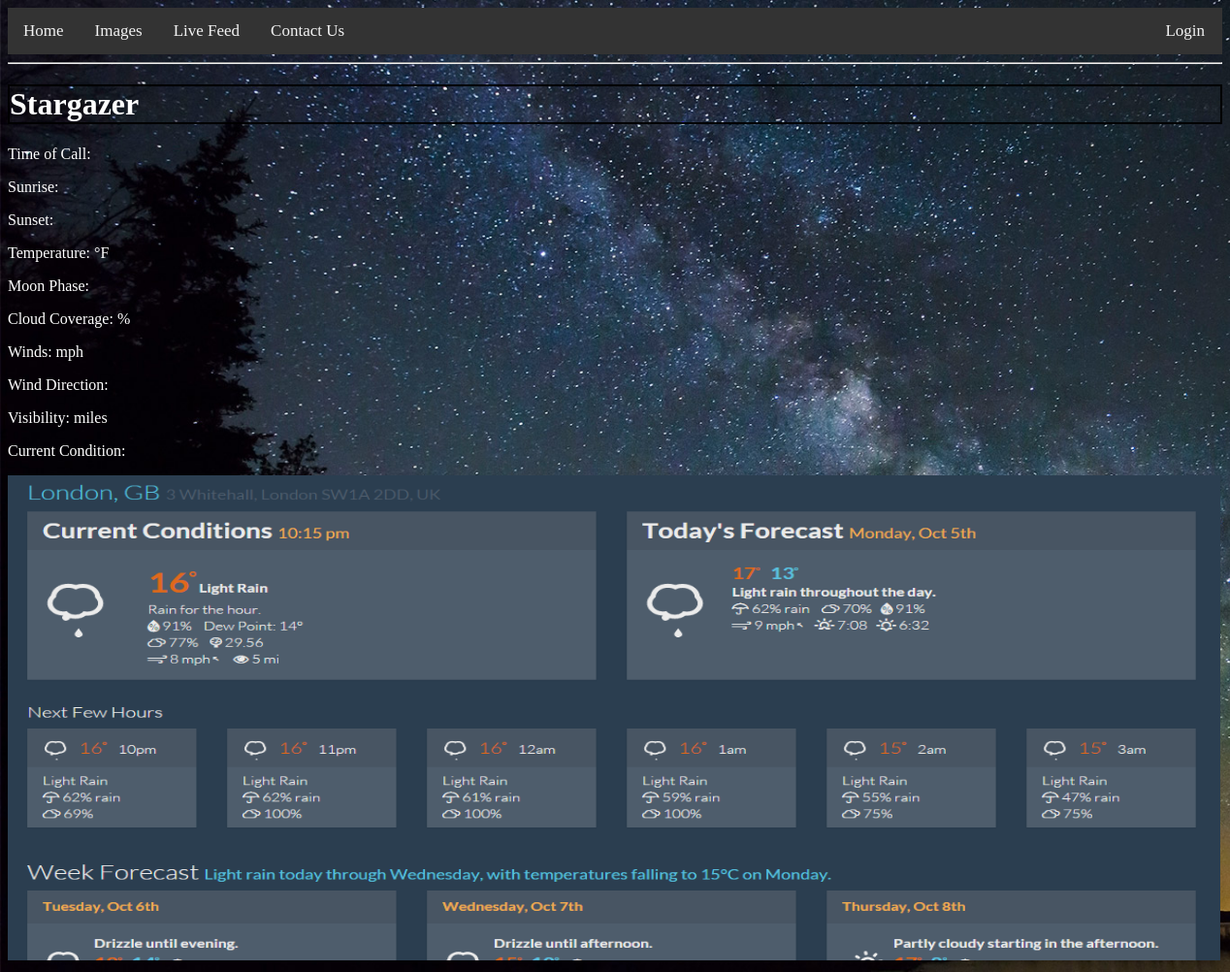
Before: / with the older database file.
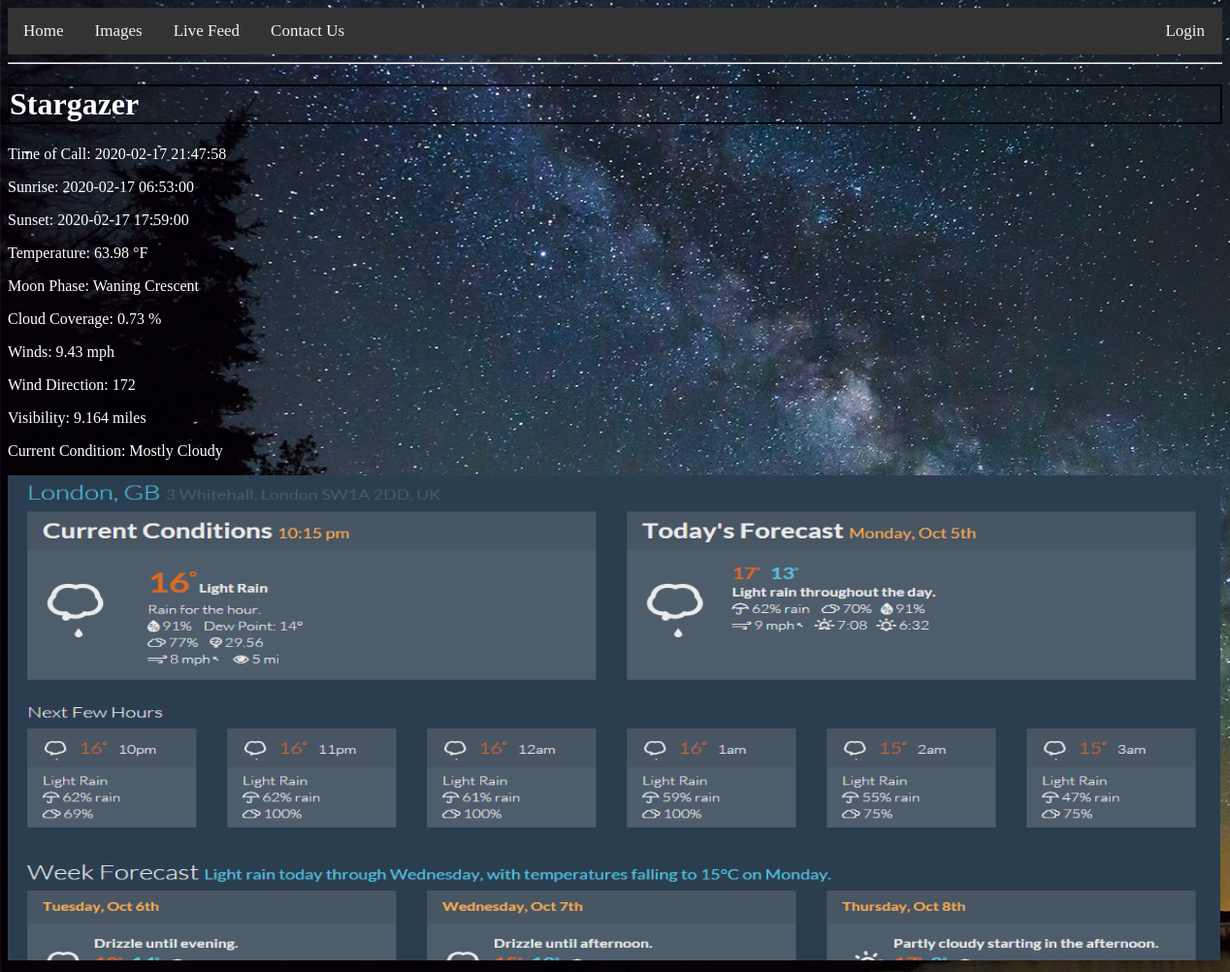
After: the same page with the newer database file.
### app/models.py (models this page shows, shortened)
class Weather(db.Model):
    id = db.Column(db.Integer, primary_key=True)
    date_stored = db.Column(db.DateTime, index=True, default=datetime.utcnow)
    sunset = db.Column(db.DateTime)
    sunrise = db.Column(db.DateTime)
    temp = db.Column(db.FLOAT)
    m_phase = db.Column(db.String)
    clouds = db.Column(db.FLOAT)
    wind = db.Column(db.FLOAT)
    wind_dir = db.Column(db.FLOAT)
    vis = db.Column(db.FLOAT)
    current = db.Column(db.String)

### app/routes.py (the view)
@app.route("/")
def home():
    weather1 = Weather.query.filter_by(id=1).first()
    return render_template("Stargazer_website.html", title='Home', links=links, weather=weather1)

### app/templates/Stargazer_website.html
{% extends "template.html" %}
{% block content %}
    <h1 style="border: 2px solid; border-color:black; color:white;">Stargazer</h1>
    <span style="color: white; ">
    <p>Time of Call: {{ weather.date_stored }}</p>
    <p>Sunrise: {{ weather.sunrise }} </p>
    <p>Sunset: {{ weather.sunset }} </p>
    <p>Temperature: {{ weather.temp }} &#176;F</p>
    <p>Moon Phase: {{ weather.m_phase }}</p>
    <p>Cloud Coverage: {{ weather.clouds }} %</p>
    <p>Winds: {{ weather.wind }} mph</p>
    <p>Wind Direction: {{ weather.wind_dir }}</p>
    <p>Visibility: {{ weather.vis }} miles</p>
        <p>Current Condition: {{ weather.current }}</p></span>
    <img src="{{ url_for('static',  filename='images/darksky_api_example.jpg') }}" style="width:1250px; height:500px;">
{% endblock %}

### app/templates/template.html (shortened to what this page needs)
<!DOCTYPE html>
<html lang="en" dir="ltr">
    <head>
        <link rel="stylesheet" href="{{ url_for('static',  filename='css/navigation.css') }}">
    </head>
    <body style="background-image: url({{ url_for('static', filename='images/backgroundSite1.jpg') }}); background-repeat: no-repeat; background-size: cover;">
        <div class = "topnav">
            {% if links %}
                {% for link in links %}
                    {% if (link == 'login' and current_user.is_anonymous) or
                            (link == 'logout' and not current_user.is_anonymous) %}
                        <a style="text-decoration: none; position: absolute; right: 10px" href={{ url_for(link) }}>{{ links[link] }}</a>
                    {% elif link != 'login' and link != 'logout' %}
                        <a style="text-decoration: none" href={{ url_for(link) }}>{{ links[link] }}</a>
                    {% endif %}
                {% endfor %}
            {% endif %}
        </div>
        <hr>
        {% block content %}
        {% endblock %}
    </body>
</html>

### app/static/css/navigation.css (style rules this page uses)
.topnav { background-color: #333; overflow: hidden; }
.topnav a { float: left; color: #f2f2f2; text-align: center; padding: 14px 16px; text-decoration: none; font-size: 17px; }

Changed rows visible on the page:
added Weather: date_stored "2020-02-17 21:47:58", sunrise "2020-02-17 06:53:00", sunset "2020-02-17 17:59:00", temp "63.98", m_phase "Waning Crescent", clouds "0.73", wind "9.43", wind_dir "172", vis "9.164", current "Mostly Cloudy"
